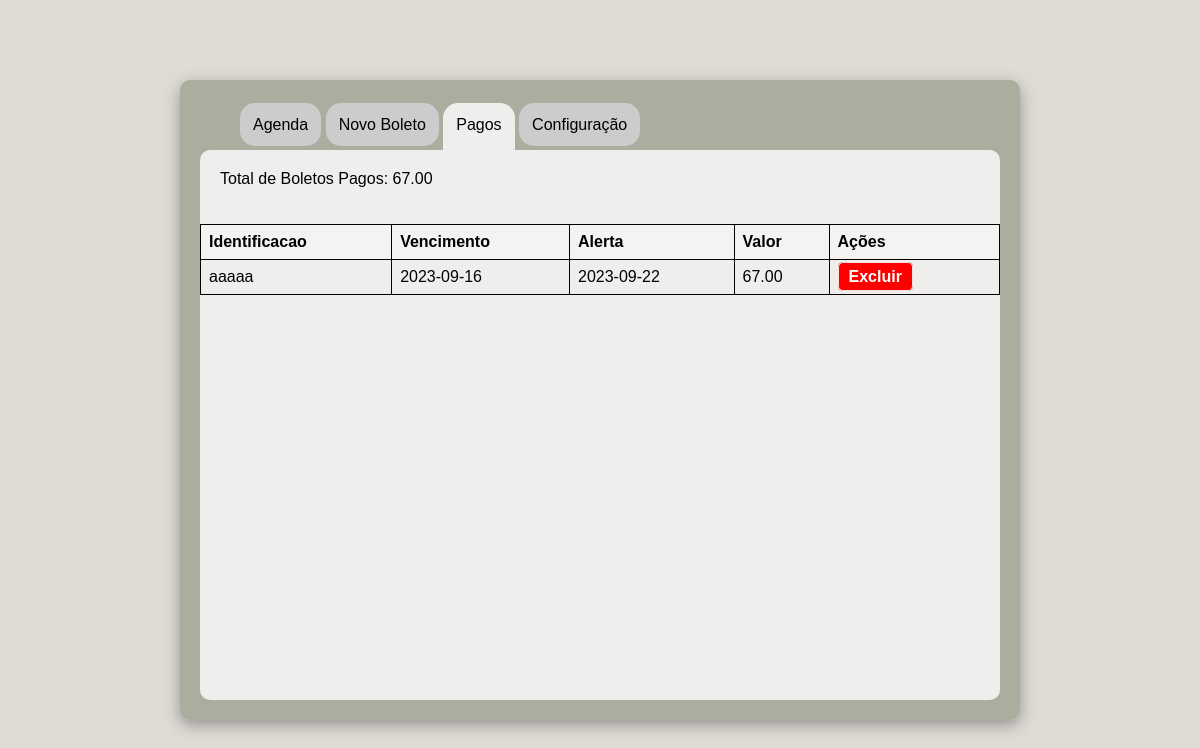
The app's page /boletos_pagos with its own data.
### data.py (models this page shows)
class Boletos(Base):
    __tablename__ = 'boletos'
    id = Column(Integer, primary_key=True, autoincrement=True)
    nome = Column(String(255), nullable=False)
    valor = Column(DECIMAL(10, 2), nullable=False)
    vencimento = Column(Date, nullable=False)
    alerta_email = Column(Date, nullable=False)
    notificacao_3 = Column(Boolean, default=False)
    notificacao_venc = Column(Boolean, default=False)
    sit_pagamento = Column(Boolean, default=False)

### app.py (the view)
@app.route('/boletos_pagos')
def boletos_pagos():
    conn = get_db_connection()
    boletos = conn.query(Boletos).all()
    conn.close()
    boletos_pgs = []
    for b in boletos:
        if b.sit_pagamento == True:
            boletos_pgs.append(b)
    conn = get_db_connection()
    sumBoletosPgs = conn.query(func.sum(Boletos.valor)).filter(Boletos.sit_pagamento == True).scalar()
    conn.close()
    return render_template('boletos_pagos.html', boletos=boletos_pgs, sum_boletos_pgs=sumBoletosPgs)

### data.py (called while the page is built)
def get_db_connection():
    Session = sessionmaker(bind=engine)
    session = Session()
    return session

### templates/boletos_pagos.html (shortened to what this page needs)
{% extends "base/_head.html" %}
{% block content %}
        <div class="container">
            {% if boletos %}
            <p class="titulo">Total de Boletos Pagos: {{ sum_boletos_pgs }}</p>
            <table>
                {% for boleto in boletos %}
                <thead>
                    <tr>
                        <th>Identificacao</th>
                        <th>Vencimento</th>
                        <th>Alerta</th>
                        <th>Valor</th>
                        <th>Ações</th>
                    </tr>
                </thead>
                <tbody>
                    <tr>
                        <td>{{ boleto.nome }}</td>
                        <td>{{ boleto.vencimento }}</td>
                        <td>{{ boleto.alerta_email }}</td>
                        <td>{{ boleto.valor}}</td>
                        <td>
                            <a class="tabela__link r" href="/excluir/{{ boleto.id }}">Excluir</a>
                        </td>
                    </tr>
                </tbody>
                {% endfor %}
            </table>
            {% else %}
            <h1>Não existem boletos pagos!</h1>
            {% endif %}
        </div>
    </div>
</body>
</html>
{% endblock %}

### static/css/style.css (style rules this page uses)
body { font-family: Arial, sans-serif; background-color: #dddad3ec; display: flex; justify-content: center; align-items: center; height: 100vh; margin: 0px; }
.container { background-color: #f5f4f2ec; border-radius: 10px; height: 550px; }
table { width: 100%; border-collapse: collapse; }
th, td { border: 1px solid #000000; padding: 8px; text-align: left; }
thead { background-color: #f5f4f2ec; }
th { background-color: #f5f4f2ec; color: rgb(0, 0, 0); }
a.tabela__link { text-decoration: none; margin-right: 10px; padding: 5px 10px; border: 1px solid #f5f4f2ec; border-radius: 5px; font-weight: bold; }
.tabela__link.r { background-color: red; color: rgb(255, 255, 255); }
.titulo { padding: 20px; }

### records on screen
Boletos: nome "aaaaa", vencimento "2023-09-16", alerta_email "2023-09-22", valor "67.00"

### other values on screen
{{ sum_boletos_pgs }} "67.00"
